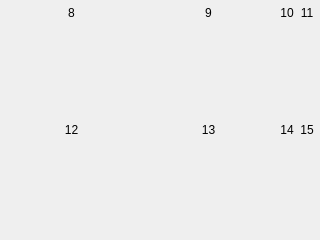
<?xml version="1.0" encoding="UTF-8"?>
<ui version="4.0">
 <class>Form</class>
 <widget class="QWidget" name="Form">
  <property name="geometry">
   <rect>
    <x>0</x>
    <y>0</y>
    <width>320</width>
    <height>240</height>
   </rect>
  </property>
  <property name="windowTitle">
   <string>Form</string>
  </property>
  <layout class="QVBoxLayout" name="verticalLayout">
   <property name="margin">
    <number>6</number>
   </property>
   <item>
    <layout class="QGridLayout" name="gridLayout" rowstretch="0,1,0,1" columnstretch="1,1,0,0" columnminimumwidth="1,1,0,0">
     <item row="0" column="0">
      <widget class="QLabel" name="label">
       <property name="text">
        <string>8</string>
       </property>
       <property name="alignment">
        <set>Qt::AlignCenter</set>
       </property>
      </widget>
     </item>
     <item row="1" column="0">
      <widget class="PlotWidget" name="widget" native="true"/>
     </item>
     <item row="0" column="1">
      <widget class="QLabel" name="label_2">
       <property name="text">
        <string>9</string>
       </property>
       <property name="alignment">
        <set>Qt::AlignCenter</set>
       </property>
      </widget>
     </item>
     <item row="0" column="2">
      <widget class="QLabel" name="label_3">
       <property name="text">
        <string>10</string>
       </property>
       <property name="alignment">
        <set>Qt::AlignCenter</set>
       </property>
      </widget>
     </item>
     <item row="0" column="3">
      <widget class="QLabel" name="label_4">
       <property name="text">
        <string>11</string>
       </property>
       <property name="alignment">
        <set>Qt::AlignCenter</set>
       </property>
      </widget>
     </item>
     <item row="2" column="0">
      <widget class="QLabel" name="label_5">
       <property name="text">
        <string>12</string>
       </property>
       <property name="alignment">
        <set>Qt::AlignCenter</set>
       </property>
      </widget>
     </item>
     <item row="2" column="1">
      <widget class="QLabel" name="label_6">
       <property name="text">
        <string>13</string>
       </property>
       <property name="alignment">
        <set>Qt::AlignCenter</set>
       </property>
      </widget>
     </item>
     <item row="2" column="2">
      <widget class="QLabel" name="label_7">
       <property name="text">
        <string>14</string>
       </property>
       <property name="alignment">
        <set>Qt::AlignCenter</set>
       </property>
      </widget>
     </item>
     <item row="2" column="3">
      <widget class="QLabel" name="label_8">
       <property name="text">
        <string>15</string>
       </property>
       <property name="alignment">
        <set>Qt::AlignCenter</set>
       </property>
      </widget>
     </item>
     <item row="1" column="1">
      <widget class="PlotWidget" name="widget_2" native="true"/>
     </item>
     <item row="1" column="2">
      <widget class="PlotWidget" name="widget_3" native="true"/>
     </item>
     <item row="1" column="3">
      <widget class="PlotWidget" name="widget_4" native="true"/>
     </item>
     <item row="3" column="0">
      <widget class="PlotWidget" name="widget_5" native="true"/>
     </item>
     <item row="3" column="1">
      <widget class="PlotWidget" name="widget_6" native="true"/>
     </item>
     <item row="3" column="2">
      <widget class="PlotWidget" name="widget_7" native="true"/>
     </item>
     <item row="3" column="3">
      <widget class="PlotWidget" name="widget_8" native="true"/>
     </item>
    </layout>
   </item>
  </layout>
 </widget>
 <customwidgets>
  <customwidget>
   <class>PlotWidget</class>
   <extends>QWidget</extends>
   <header>PlotWidget.h</header>
   <container>1</container>
  </customwidget>
 </customwidgets>
 <resources/>
 <connections/>
</ui>
